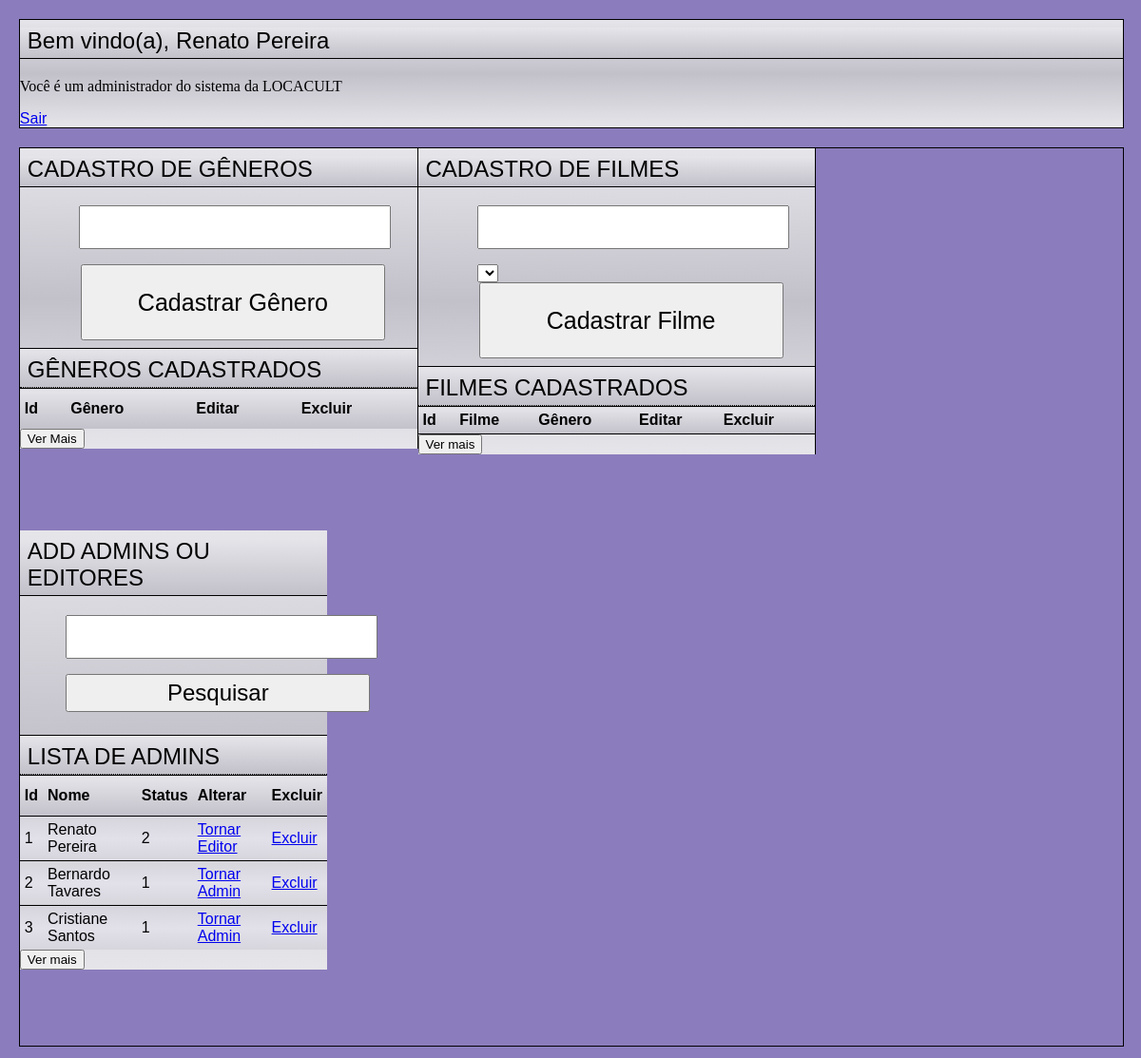
The app's page /home_adm.php (signed in) with its own data.
### tables this page shows
CREATE TABLE `tbusuarios` (
 `id_user` int(11) NOT NULL AUTO_INCREMENT,
 `nome_user` varchar(100) NOT NULL,
 `email_user` varchar(100) NOT NULL,
 `senha_user` varchar(100) NOT NULL,
 `adm` tinyint(1) NOT NULL,
 PRIMARY KEY (`id_user`),
 UNIQUE KEY `email_user` (`email_user`)
);

### verificacao_adm.php (called while the page is built, shortened)
<?php
include("conexao.php");
$email = $_SESSION['email'];
$senha = $_SESSION['senha'];
$stmt = $pdo->prepare("SELECT * FROM tbusuarios WHERE email_user = '$email' and senha_user = '$senha'");
$stmt->execute();
foreach ($stmt as $row){
    $nome = $row['nome_user'];
}
?>

### functions.php (the view, shortened to what this page needs)
<?php
include("conexao.php");
function exibirGeneros(){
    echo "<div class='generosmenos' id='menosgeneros'>
    <table class='tabela'> <thead>
    <th> Id </th>
    <th> Gênero </th>
    <th> Editar </th>
    <th> Excluir </th>
    </thead>
    <tbody>";
        echo "</tr> </tbody> </table> <button class='ver' onclick='verMaisGeneros()'> Ver Mais </button> </div>";
}
function exibirFilmes(){
    echo
    "<div class='filmesmenos' id='teste1'>
    <table class='tabela'> <thead>
    <th> Id </th>
    <th> Filme </th>
    <th> Gênero </th>
    <th> Editar </th>
    <th> Excluir </th>
    </thead>
    <tbody>";
    echo "</tr> </tbody> </table> <button class='vermais' onclick='verMaisFilmes()' value='vermais'> Ver mais </button> </div>";
}
function exibirAdmins(){
    global $pdo;
    $stmt=$pdo->prepare("SELECT * FROM tbusuarios WHERE adm = 1 || adm = 2 ORDER BY adm DESC LIMIT 3");
    $stmt->execute();
    echo "<div class='adminmenos' id='menosadmins'>
    <table class='tabela2'> <thead>
    <th> Id </th>
    <th> Nome </th>
    <th> Status </th>
    <th> Alterar </th>
    <th> Excluir </th>
    </thead> <tbody>";
    while($row = $stmt ->fetch(PDO::FETCH_BOTH)){
        echo "<tr> <td> $row[0] </td>
              <td> $row[1] </td>
              <td> $row[4] </td>";
    if($row[4] == 2){
        echo "<td> <a href='exec_altStatusUsuario.php?id=$row[0]&x=1'> Tornar Editor";
    }
    if($row[4] == 1){
        echo "<td> <a href='exec_altStatusUsuario.php?id=$row[0]&x=2'> Tornar Admin</td>";
    }
        echo "<td> <a href='exec_altStatusUsuario.php?id=$row[0]&x=0'> Excluir </td>";
    }
    echo "</tr> </tbody> </table> <button class='vermais' onclick='verMaisAdmins()' value='vermais'> Ver mais </button> </div>";
}
?>

### home_adm.php (shortened to what this page needs)
<?php
include("conexao.php");
include("verificacao_adm.php");
include("functions.php");
?>
<!DOCTYPE html>
<html lang="en">
<head>
    <link rel="stylesheet" type="text/css" href="css/style.css">
    <div class="center-screenzero">
    <h2 class="titulo"> Bem vindo(a), <?php echo $nome ?></h2>
    <p> Você é um administrador do sistema da LOCACULT </p>
    <a href="logout.php"> Sair </a>
    </div>
</head>
<body>
<div class="filmeEgenero">
<div class="center-screen2">
<h2 class="titulo"> CADASTRO DE GÊNEROS </h2>
<div class="form2">
    <form action="exec_genero.php" method="POST">
        <input class="input2" type="text" name="tx_genero" value="<?php echo @$_GET['genero']?>"> </input>
        <button class="button2" type="submit"> Cadastrar Gênero </button>
    </form>
</div>
    <h2 class="titulo2"> GÊNEROS CADASTRADOS </h2>
<div class="lista">
    <?php exibirGeneros(); ?>
</div>
</div>
<div class="center-screen2">
<h2 class="titulo"> CADASTRO DE FILMES </h2>
<div class="form2">
        <form action="exec_filme.php" method="POST" id="form_filme">
        <input class="input2" type="text" name=tx_filme value="<?php echo @$_GET['filme'] ?> "> </input>
        <select name="slct_genero" form="form_filme" value="<?php echo @$_GET['f_genero']?>">
        </select>
        <button class="button2" type="submit"> Cadastrar Filme </button>
    </form>
</div>
    <h2 class='titulo2'> FILMES CADASTRADOS </h2>
    <?php exibirFilmes(); ?>
</div>
<div class="center-screen3">
<h2 class='titulo'> ADD ADMINS OU EDITORES </h2>
<div class="form2">
    <form method="post" action="">
        <input class="input2" type="text" name="usuario"/>
        <input class="input2" type="submit" value="Pesquisar"/>
    </form>
</div>
    <h2 class='titulo2'> LISTA DE ADMINS </h2>
    <?php exibirAdmins(); ?>
</div>
</div>

### css/style.css (style rules this page uses)
body { background:#8b7cbd; }
.center-screenzero { border: 1px solid black; justify-content: center; float: left; width: 98%; height: 100%; margin-top: 1%; margin-right: 1%; margin-left: 1%; margin-bottom: 1vh; background-image: linear-gradient(#e6e5ea, #c2c1ca, #e6e5ea); }
.filmeEgenero { float: left; width: 98%; height: 100%; border: 1px solid black; margin: 1%; }
.center-screen2 { border-right: 1px solid black; justify-content: center; float: left; width: 36%; height: 100%; background-image: linear-gradient(#e6e5ea, #c2c1ca, #e6e5ea); margin-bottom: 10vh; }
.center-screen3 { justify-content: center; float: left; width: 27.85%; height: 100%; background-image: linear-gradient(#e6e5ea, #c2c1ca, #e6e5ea); margin-bottom: 10vh; }
.form2 { margin-right: 15%; margin-left: 15%; }
input { width: 50vh; height: 5vh; margin-bottom: 2vh; }
.input2 { font-size:24px; width: 40vh; height: 5vh; margin-bottom: 2vh; }
.button2 { margin-top: 0vh; width: 40vh; height: 10vh; margin-left: 0.5%; font-size: 25px; }
.titulo { background-image: linear-gradient(#e6e5ea, #c2c1ca); margin-top: 1vh; padding-left: 1vh; padding-bottom: 0.5vh; border-bottom-width: 1px; border-bottom-style: solid; border-bottom-color: black; }
.titulo2 { background-image: linear-gradient(#e6e5ea, #c2c1ca); margin-top: 1vh; padding-left: 1vh; padding-top: 1vh; padding-bottom: 0.5vh; margin-bottom: 0vh; border-top-width: 1px; border-top-style: solid; border-bottom-color: black; border-bottom-width: 1px; border-bottom-style: dotted; border-bottom-color: black; }
h2, label { font-weight: lighter; font-family: "Tahoma", sans-serif; }
a { font-family: "Tahoma", sans-serif; }
.tabela { font-family: "Tahoma", sans-serif; border-collapse: collapse; width: 100%; }
.tabela td, .tabela th { border-top: 1px solid black; padding: 5px; }
.tabela th { font-family: "Tahoma", sans-serif; font-weight: bold; padding-top: 12px; padding-bottom: 12px; text-align: left; background-image: linear-gradient(#e6e5ea, #c2c1ca); }
.tabela2 { width: 100%; font-family: "Tahoma", sans-serif; border-collapse: collapse; }
.tabela2 td, .tabela2 th { border-top: 1px solid black; margin: 0%; padding: 5px; }
.tabela2 tr { background-image: linear-gradient(#d6d5dc, #e2e1ea, #d6d5dc) }
.tabela2 th { font-family: "Tahoma", sans-serif; font-weight: bold; padding-top: 12px; padding-bottom: 12px; text-align: left; background-image: linear-gradient(#e6e5ea, #c2c1ca); }
.filmesmenos { font-family: "Tahoma", sans-serif; border-collapse: collapse; width: 100%; }
.filmesmenos td, .filmesmenos th { border-top: 1px solid black; border-bottom: 1px solid black; padding: 5px; }
.filmesmenos th { font-family: "Tahoma", sans-serif; font-weight: bold; padding-top: 12px; padding-bottom: 12px; text-align: left; background-image: linear-gradient(#e6e5ea, #c2c1ca); }
.generosmenos { font-family: "Tahoma", sans-serif; border-collapse: collapse; width: 100%; }
.generosmenos td, .filmesmenos th { border-top: 1px solid black; border-bottom: 1px solid black; padding: 5px; }
.generosmenos th { font-family: "Tahoma", sans-serif; font-weight: bold; padding-top: 12px; padding-bottom: 12px; text-align: left; background-image: linear-gradient(#e6e5ea, #c2c1ca); }

### records on screen
tbusuarios: nome_user "Renato Pereira", id_user "1", adm "2"
tbusuarios: id_user "2", nome_user "Bernardo Tavares", adm "1"
tbusuarios: id_user "3", nome_user "Cristiane Santos", adm "1"
